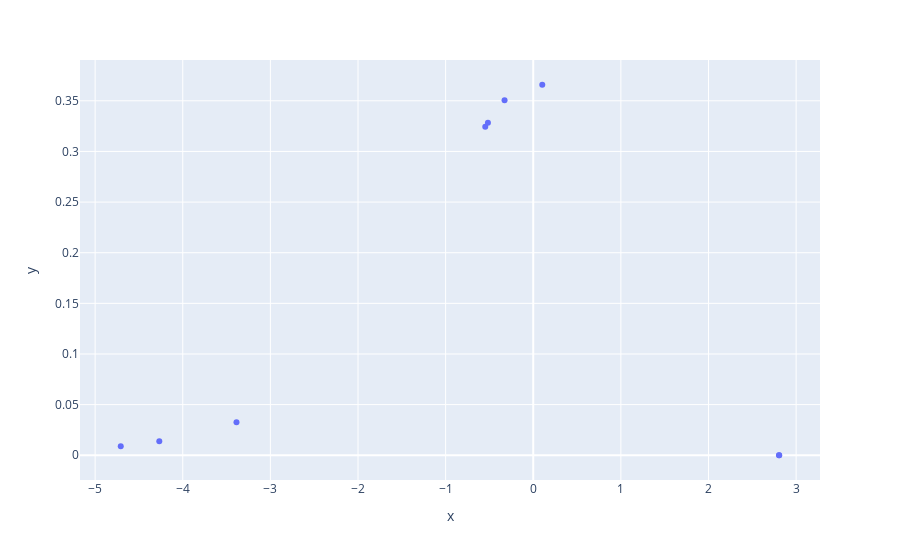
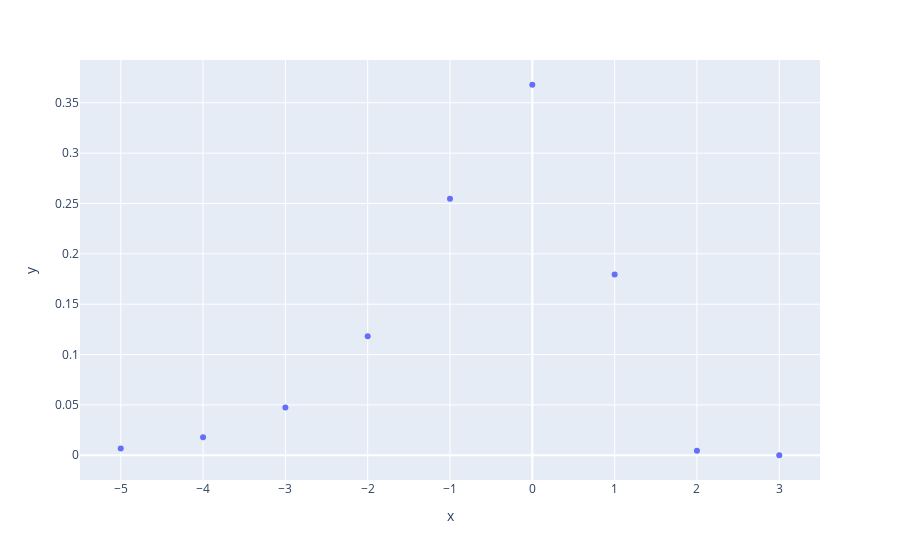
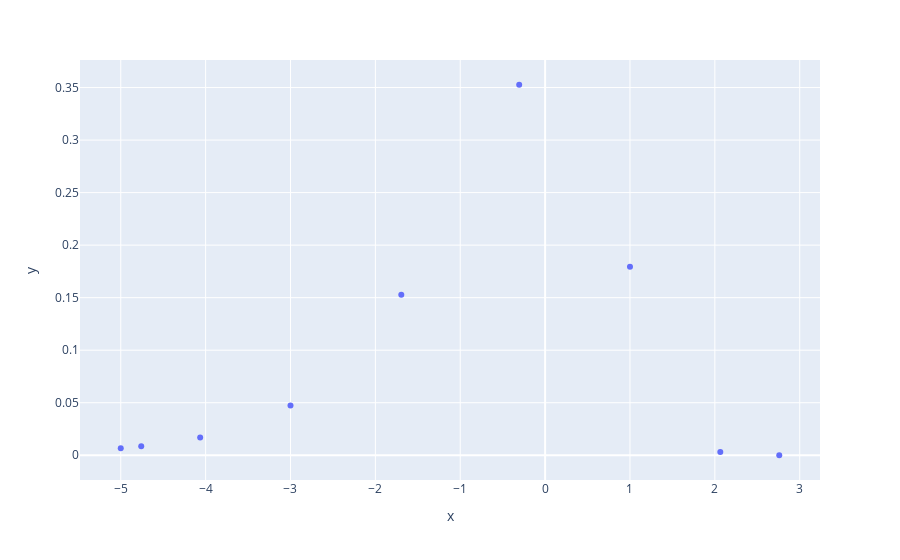

The code cell stored with these charts, in order, in its notebook:
### Code cell
start = -5
end = 3
n_points = 9
step_size = 1   

random_x_datapoints, random_y_datapoints = random_points(start, end, n_points)
fig = px.scatter(x=random_x_datapoints, y=random_y_datapoints)
fig.show()

equal_x_datapoints, equal_y_datapoints = equal_points(start, end, n_points)
fig = px.scatter(x=equal_x_datapoints, y=equal_y_datapoints)
fig.show()

cheby_x_datapoints, cheby_y_datapoints = cheby_points(start, end, n_points)
fig = px.scatter(x=cheby_x_datapoints, y=cheby_y_datapoints)
fig.show()

### Figure 1 — Plotly figure (JSON) as saved in the notebook; plotly's stock layout.template omitted (floating-point values rounded to 4 significant figures)
{"data": [{"hovertemplate": "x=%{x}<br>y=%{y}<extra></extra>", "legendgroup": "", "marker": {"color": "#636efa", "symbol": "circle"}, "mode": "markers", "name": "", "orientation": "v", "showlegend": false, "type": "scatter", "x": [-4.708, -4.268, -3.387, -0.5476, -0.5171, -0.3274, 0.103, 2.804, 2.808], "xaxis": "x", "y": [0.008944, 0.01382, 0.03269, 0.3243, 0.3285, 0.3506, 0.3659, 1.11e-06, 1.054e-06], "yaxis": "y"}], "layout": {"legend": {"tracegroupgap": 0}, "margin": {"t": 60}, "xaxis": {"anchor": "y", "domain": [0, 1], "title": {"text": "x"}}, "yaxis": {"anchor": "x", "domain": [0, 1], "title": {"text": "y"}}}}

### Figure 2 — Plotly figure (JSON) as saved in the notebook; plotly's stock layout.template omitted (floating-point values rounded to 4 significant figures)
{"data": [{"hovertemplate": "x=%{x}<br>y=%{y}<extra></extra>", "legendgroup": "", "marker": {"color": "#636efa", "symbol": "circle"}, "mode": "markers", "name": "", "orientation": "v", "showlegend": false, "type": "scatter", "x": [-5, -4, -3, -2, -1, 0, 1, 2, 3], "xaxis": "x", "y": [0.006693, 0.01798, 0.04737, 0.1182, 0.2546, 0.3679, 0.1794, 0.004566, 3.801e-08], "yaxis": "y"}], "layout": {"legend": {"tracegroupgap": 0}, "margin": {"t": 60}, "xaxis": {"anchor": "y", "domain": [0, 1], "title": {"text": "x"}}, "yaxis": {"anchor": "x", "domain": [0, 1], "title": {"text": "y"}}}}

### Figure 3 — Plotly figure (JSON) as saved in the notebook; plotly's stock layout.template omitted (floating-point values rounded to 4 significant figures)
{"data": [{"hovertemplate": "x=%{x}<br>y=%{y}<extra></extra>", "legendgroup": "", "marker": {"color": "#636efa", "symbol": "circle"}, "mode": "markers", "name": "", "orientation": "v", "showlegend": false, "type": "scatter", "x": [-5, -4.759, -4.064, -3.0, -1.695, -0.3054, 1.0, 2.064, 2.759], "xaxis": "x", "y": [0.006693, 0.008503, 0.01688, 0.04737, 0.1529, 0.3527, 0.1794, 0.002984, 2.212e-06], "yaxis": "y"}], "layout": {"legend": {"tracegroupgap": 0}, "margin": {"t": 60}, "xaxis": {"anchor": "y", "domain": [0, 1], "title": {"text": "x"}}, "yaxis": {"anchor": "x", "domain": [0, 1], "title": {"text": "y"}}}}
